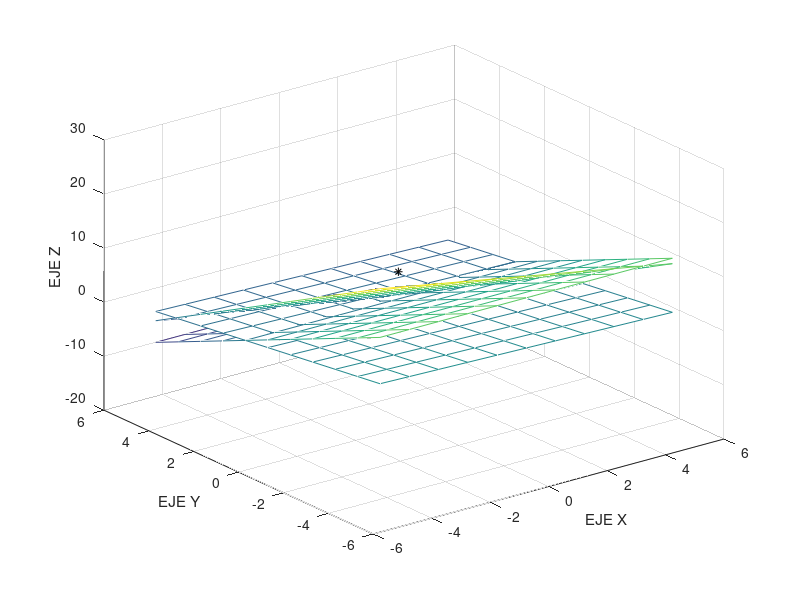

Here is the MATLAB script that generated this plot:
x=linspace(-5,5,11);
y=linspace(-5,5,11);
[x,y]=meshgrid(x,y);
z1=(4-1-2*y);
z2=(9-2*x-5*y)/2;
z3=(6-x-4*y)/7;
mesh(x,y,z1)
hold on
mesh(x,y,z2)
mesh(x,y,z3)
xlabel('EJE X')
ylabel('EJE Y')
zlabel('EJE Z')
A=[1 2 -1; 2 5 2; 1 4 7]
rref(A)
plot3(1,2,3,'*k')
